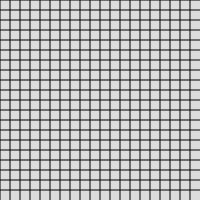
Frame 1 (no input)
Frame 60 (no input): identical to frame 1, image omitted
Frame 120 (the mouse pressed at the canvas centre since frame 60): identical to frame 1, image omitted

The p5.js sketch that drew this single still picture (run headless with seeded random() and noise() and a simulated clock; from frame 60 on, the mouse is pressed at the canvas centre):

// p5.js sketch
// ── sketch.js
function setup() {
  createCanvas(200, 200);
}

function draw() {
  background(220);
  strokeWeight(1)
  for(let i = 0; i < 20; i++){
    line(i*10, 0, i*10, 200)
}
  for(let i = 0; i < 20; i++){
    line(0, i*10, 200, i*10)
}
}
